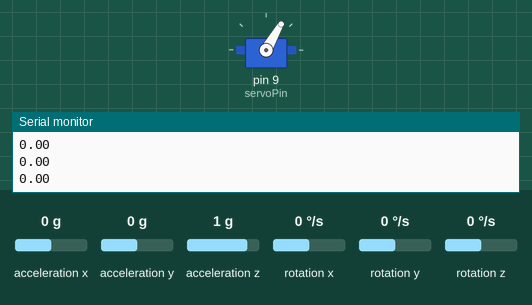
This sketch was run on a simulated Arduino Uno, built with avr-gcc and run on an emulated ATmega328P. Parts: servo, the last lines printed to the serial monitor. The inputs (shaded band) are chosen by the test bench; at power-on: acceleration y 0 g, rotation x 0 °/s, acceleration z 1 g, acceleration x 0 g, rotation y 0 °/s, rotation z 0 °/s.

Above: at 1.2 s.
1.3 s: acceleration y set to -1.4 g
At 3.5 s:
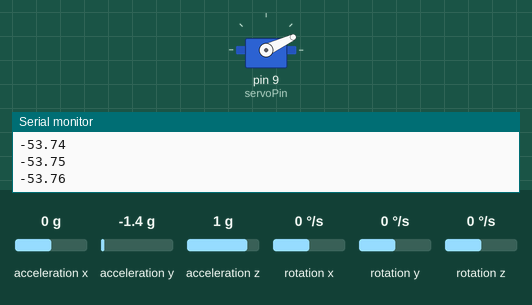
4.3 s: rotation x set to -100 °/s
At 5.5 s:
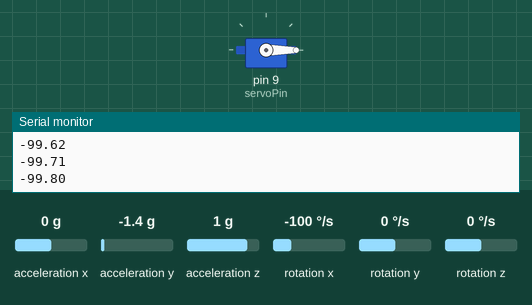
7.3 s: rotation x set to 192 °/s
At 10.1 s:
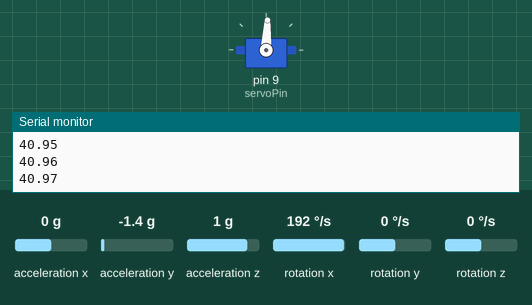
10.3 s: acceleration y set to 0 g
At 12.7 s:
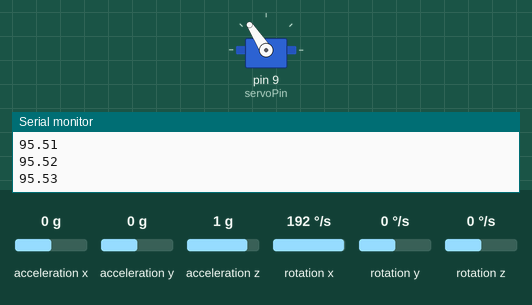
13.3 s: acceleration y set to 0.8 g
At 15.6 s:
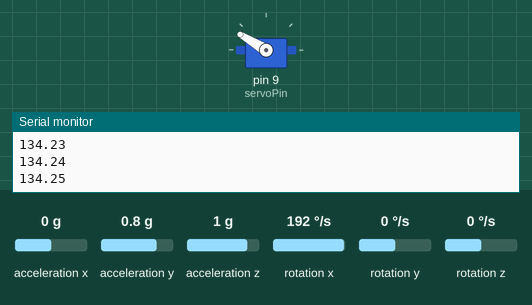
16.3 s: acceleration z set to 0 g
At 18.3 s:
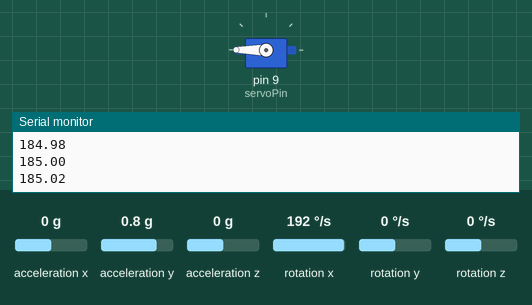
Timing chart, 0 to 19.8 s (numbered marks = the images above; inputs shaded):
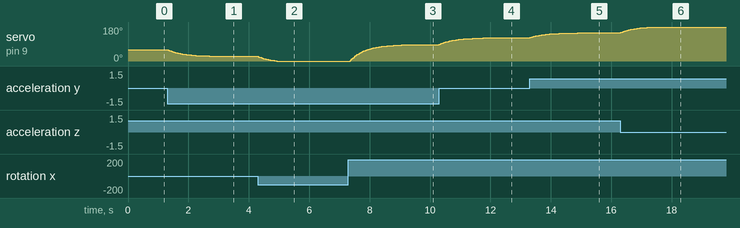

The sketch:

servo_and_gyro.ino
```cpp
#include <Servo.h>
#include <Wire.h>
#include <MPU6050.h>

Servo myServo;
const int servoPin = 9;
const int minPulse = 500;   // in microseconds
const int maxPulse = 2500;  // in microseconds

MPU6050 MPU;

float theta_est_prev = 0.0;      // Estimated angle at time [k-1]
float theta_est = 0.0;           // Estimated angle at time [k]
float Ts = 0.01;                 // Sampling time (in seconds)
float tau = 0.5;                 // Time constant for filter
float alpha = tau / (Ts + tau);  // Complementary filter parameter
unsigned long last_update_time = 0;


void setup() {
  myServo.attach(servoPin, minPulse, maxPulse);
  Wire.begin();
  Serial.begin(115200);
  MPU.initialize();

  //Check for mpu connection
  if (!MPU.testConnection()) {
    Serial.println("MPU6050 connection failed!");
    while (1);
  }

  MPU.setFullScaleGyroRange(MPU6050_GYRO_FS_250);  // ±250°/s
  MPU.setFullScaleAccelRange(MPU6050_ACCEL_FS_2);  // ±2g

  last_update_time = millis();
}

void loop() {
  for (int i = 0; i <= 100; i++) {
    unsigned long now = millis();
    if ((now - last_update_time) >= Ts * 1000) {
      last_update_time += Ts * 1000;

      //Read raw sensor data. Accelerometer reads acceleration and gyroscope reads angular velocity.
      int16_t ax, ay, az, gx, gy, gz;
      MPU.getMotion6(&ax, &ay, &az, &gx, &gy, &gz);

      //Convert to physical units
      float accY = (float)ay / 16384.0;  // ±2g = 16384 LSB/g
      float accZ = (float)az / 16384.0;
      float accX = (float)ax / 16384.0;
      float theta_gyro = (float)gx / 131.0;  // ±250°/s = 131 LSB/(°/s)

      //Compute theta_accel from accelerometer
      //float theta_accel = atan2(accY, accZ) * 180.0 / PI;
      float theta_accel = atan(accY / sqrt (accX * accX + accZ * accZ)) * 180.0 / PI;

      //Apply complementary filter
      theta_est = (1 - alpha) * theta_accel + alpha * (theta_est_prev + Ts * theta_gyro);
      //Store for next loop
      theta_est_prev = theta_est;

      //Output
      Serial.println(theta_est);
    }
  }
  int Rollconverter = int(theta_est) + 90;
  moveconverter(Rollconverter);
}

void moveconverter(int angle) {
  // Constrain angle to 0–270
  angle = constrain(angle, 0, 270);
  // Map 0–270° to minPulse–maxPulse
  int pulse = map(angle, 0, 270, minPulse, maxPulse);
  //set motor
  myServo.writeMicroseconds(pulse);
}
```

Measured:
- after the input at 1.3 s, servo on pin 9 (servoPin): moves from 60° to 24° over 2.4 s, starting at once
- after the input at 4.3 s, servo on pin 9 (servoPin): moves from 24° to 0° over 0.62 s, starting at once
- after the input at 7.3 s, servo on pin 9 (servoPin): moves from 0° to 87° over 2.2 s, starting after 0.06 s
- after the input at 10.3 s, servo on pin 9 (servoPin): moves from 87° to 123° over 1.7 s, starting at once
- after the input at 13.3 s, servo on pin 9 (servoPin): moves from 123° to 149° over 1.6 s, starting at once
- after the input at 16.3 s, servo on pin 9 (servoPin): moves from 149° to 180° over 1.1 s, starting at once
